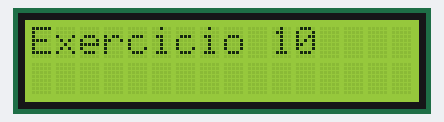
Bench run of a sketch on a simulated Arduino Uno, built with avr-gcc and run on an emulated ATmega328P. Shown: 16×2 character LCD. What the sketch prints to the serial monitor is not drawn.

Above: at 0.1 s.
At 2.2 s:
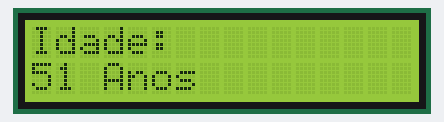
At 4.2 s:
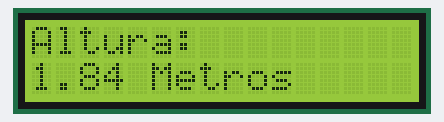
At 6.2 s:
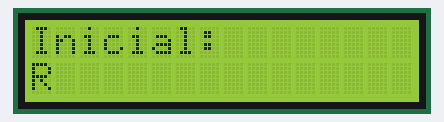
At 8.2 s:
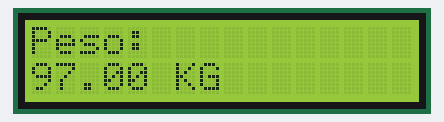
At 10.2 s:
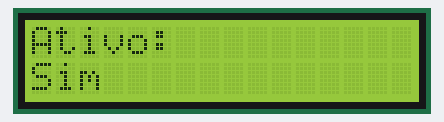

The sketch:

Exercicio_10_nomeacao_variaveis.ino
```cpp
#include <Arduino.h>
#include <LiquidCrystal.h>

// Define os pinos de conexão com o LCD
const int rs = 11;
const int en = 12;
const int d4 = 5;
const int d5 = 4;
const int d6 = 3;
const int d7 = 2;

// Inicializa o objeto LiquidCrystal com os pinos definidos
LiquidCrystal lcd(rs, en, d4, d5, d6, d7);

void setup() {
  // Inicializa a comunicação serial
  Serial.begin(9600);

  // Inicializa o LCD
  lcd.begin(16, 2); // Configura o LCD com 16 colunas e 2 linhas

  // Exibe "Exercicio 10" no LCD
  lcd.clear();
  lcd.setCursor(0, 0);
  lcd.print("Exercicio 10");
  delay(2000); // Aguarda 2 segundos para exibir o título

  // Declara variáveis com nomes significativos
  int idade = 51;               // Idade de uma pessoa
  float altura = 1.84;          // Altura em metros
  char inicial = 'R';           // Inicial do nome
  double peso = 97;             // Peso
  bool ativo = true;            // Status de atividade (ativo/inativo)

  // Exibe os valores no monitor serial
  Serial.println("Exercicio 10: Nomeacao de Variaveis");
  Serial.print("Idade: ");
  Serial.println(idade);
  Serial.print("Altura: ");
  Serial.println(altura);
  Serial.print("Inicial: ");
  Serial.println(inicial);
  Serial.print("Peso: ");
  Serial.println(peso);
  Serial.print("Ativo: ");
  Serial.println(ativo ? "Sim" : "Nao");

  // Exibe os valores no LCD (um por vez)
  lcd.clear();
  lcd.setCursor(0, 0);
  lcd.print("Idade:");
  lcd.setCursor(0, 1);
  lcd.print(idade);
  lcd.print(" Anos");
  delay(2000);

  lcd.clear();
  lcd.setCursor(0, 0);
  lcd.print("Altura:");
  lcd.setCursor(0, 1);
  lcd.print(altura);
  lcd.print(" Metros");
  delay(2000);

  lcd.clear();
  lcd.setCursor(0, 0);
  lcd.print("Inicial:");
  lcd.setCursor(0, 1);
  lcd.print(inicial);
  delay(2000);

  lcd.clear();
  lcd.setCursor(0, 0);
  lcd.print("Peso:");
  lcd.setCursor(0, 1);
  lcd.print(peso);
  lcd.print(" KG");
  delay(2000);

  lcd.clear();
  lcd.setCursor(0, 0);
  lcd.print("Ativo:");
  lcd.setCursor(0, 1);
  lcd.print(ativo ? "Sim" : "Nao");
  delay(2000);
}

void loop() {
  // Não é necessário repetir nada no loop
}
```

Measured:
- what the display in image 1 shows lasts 2.0 s, from 2.1 s to 4.1 s
